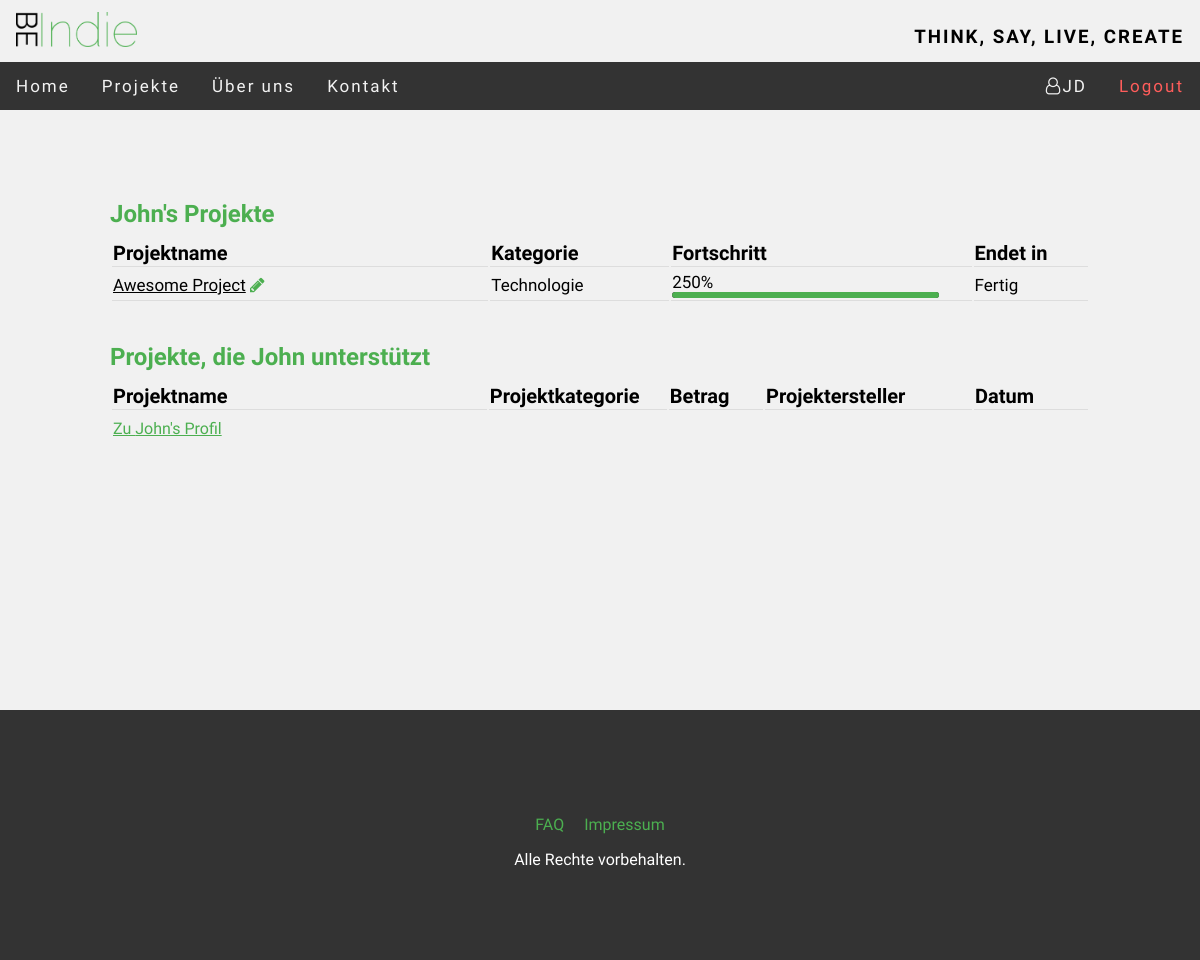
The app's page /BeIndie/index.php?page=my_projects&uname=JD (signed in) with its own data.
### tables this page shows
CREATE TABLE `user` (
  `user_ID` int(11) NOT NULL,
  `email` varchar(200) NOT NULL,
  `user_name` varchar(30) NOT NULL,
  `first_name` varchar(200) DEFAULT NULL,
  `last_name` varchar(200) DEFAULT NULL,
  `avatar` varchar(200) DEFAULT NULL,
  `location` varchar(200) DEFAULT NULL,
  `crypt_pw` varchar(200) NOT NULL,
  `user_bio` varchar(500) DEFAULT NULL
);

CREATE TABLE `project` (
  `project_ID` int(11) NOT NULL,
  `creator` varchar(200) NOT NULL,
  `title` varchar(200) NOT NULL,
  `goal` int(11) NOT NULL,
  `current_status` int(11) NOT NULL,
  `start_date` date NOT NULL,
  `end_date` date NOT NULL,
  `category` varchar(200) NOT NULL,
  `description` text NOT NULL
);

### BeIndie/includes/pages/my_projects/my_projects.php (the view, shortened to what this page needs)
<?php
$uname = $_GET["uname"];
$sess_user = "";
if(isset($_SESSION["username"])){
    $sess_user = $_SESSION["username"];
}
include ("includes/functions/swConnect.php");
$query = "SELECT user_name, first_name, user_ID FROM user WHERE user_name ='" . $uname . "'";
$result = mysqli_query($conn, $query);
$query_myprojects = "SELECT title, current_status, goal, project_ID, UNIX_TIMESTAMP(end_date), category FROM user u JOIN project p ON u.email=p.creator WHERE u.user_name='" . $uname . "'";
$result_myprojects = mysqli_query($conn, $query_myprojects);
$output = mysqli_fetch_assoc($result);
$name = "";
if ($output["first_name"] == NULL) {
    $name = $output["user_name"];
} else {
    $name = $output["first_name"];
}
$allow_edit = false;
if($output["user_name"] == $sess_user){
    $allow_edit = true;
}
?>
<div id="myproject_wrap">
    <div id="myprojects_table">
        <h2><?=$name?>'s Projekte</h2>
        <table>
            <tr>
                <th class="first">
                    Projektname
                </th>
                <th class="second">
                    Kategorie
                </th>
                <th class="third">
                    Fortschritt
                </th>
                <th class="fourth">
                    Endet in
                </th>
            </tr>
            <?php
               while($output1 = mysqli_fetch_assoc($result_myprojects)){ ?>
            <tr>
                <td>
                    <a class="project_links" href="index.php?page=projects&q=<?=$output1["project_ID"]?>"><?=$output1["title"]?></a>
                    <?php if($allow_edit == true) { $_POST["editid"] = $output1["project_ID"];?> <a class="edit_links" href="index.php?page=new_project2"><i class="fa fa-pencil" aria-hidden="true"></i></a> <?php } ?>
                </td>
                <td>
                    <?=$output1["category"]?>
                </td>
                <td>
                    <div class='percent_goal'>
                        <?php
                            $percent = number_format((($output1["current_status"] / $output1["goal"]) * 100));
                            echo $percent . "%";
                        ?>
                    </div>
                    <div class='goal_bar_table'><div class='current_bar_table' style='width:<?= $percent ?>%'></div></div>
                </td>
                <td>
                    <?php
                        $time = round(($output1["UNIX_TIMESTAMP(end_date)"] - strtotime(date('Y-m-d'))) / 3600);
                        $days = round(($output1["UNIX_TIMESTAMP(end_date)"] - strtotime(date('Y-m-d'))) / 86400);
                        if ($time <= 0) {
                            echo 'Fertig';
                        } elseif ($time > 72) {
                            echo $days . " Tagen";
                        } else {
                            echo $time . " Stunden";
                        }
                    ?>
                </td>
            </tr>
            <?php } ?>
        </table>
    </div>
    <div id="supportprojects_table">
        <h2>Projekte, die <?=$name?> unterstützt</h2>
        <table>
            <tr>
                <th class="first">
                  Projektname
                </th>
                <th class="second">
                    Projektkategorie
                </th>
                <th class="third_1">
                    Betrag
                </th>
                <th class="third_2">
                    Projektersteller
                </th>
                <th class="fourth">
                    Datum
                </th>
            </tr>
        </table>
    </div>
    <a id="profile_link" href="index.php?page=user_profile&id=<?=$output["user_ID"]?>">Zu <?=$name?>'s Profil</a>
</div>

### BeIndie/css/style.css (style rules this page uses)
* { margin: 0; }
body { background-color: #f1f1f1; }
body,h2,h3,h4,h5,h6,h7 { font-family: 'Raleway', sans-serif; }

### BeIndie/includes/pages/my_projects/css/my_projects.css (style rules this page uses)
#myproject_wrap { width: 980px; margin: 0 auto; padding: 50px 0; height: 500px; }
#myprojects_table { padding: 40px 0; }
#myprojects_table h2, #supportprojects_table h2 { color: #4CAF50; margin-bottom: 10px; }
#myprojects_table table, #supportprojects_table table { width: 100%; }
#myprojects_table th, #supportprojects_table th { font-size: 20px; text-align: left; border-bottom: 1px solid #ddd; }
#myprojects_table td, #supportprojects_table td { height: 29px; font-size: 17px; border-bottom: 1px solid #ddd; }
.first { width: 360px; }
.second { width: 170px; }
.third { width: 287px; }
.third_1 { width: 89px; }
.third_2 { width: 198px; }
.fourth { width: 108px; }
.goal_bar_table { width: 267px; background-color: #333; border-radius: 3px; height: 6px; overflow:hidden; }
.current_bar_table { background-color: #4CAF50; border-radius: 3px; height: 6px; overflow:hidden; }
.project_links, .user_links { text-decoration: underline; color: black; }
#profile_link { text-decoration: underline; color: #4CAF50; position: absolute; margin: 7px 3px; }
.edit_links { text-decoration: none; color: #4CAF50; }

### records on screen
user: first_name "John"
project: title "Awesome Project", category "Technologie", percent "250"

### other values on screen
$_SESSION["username"] "JD"
